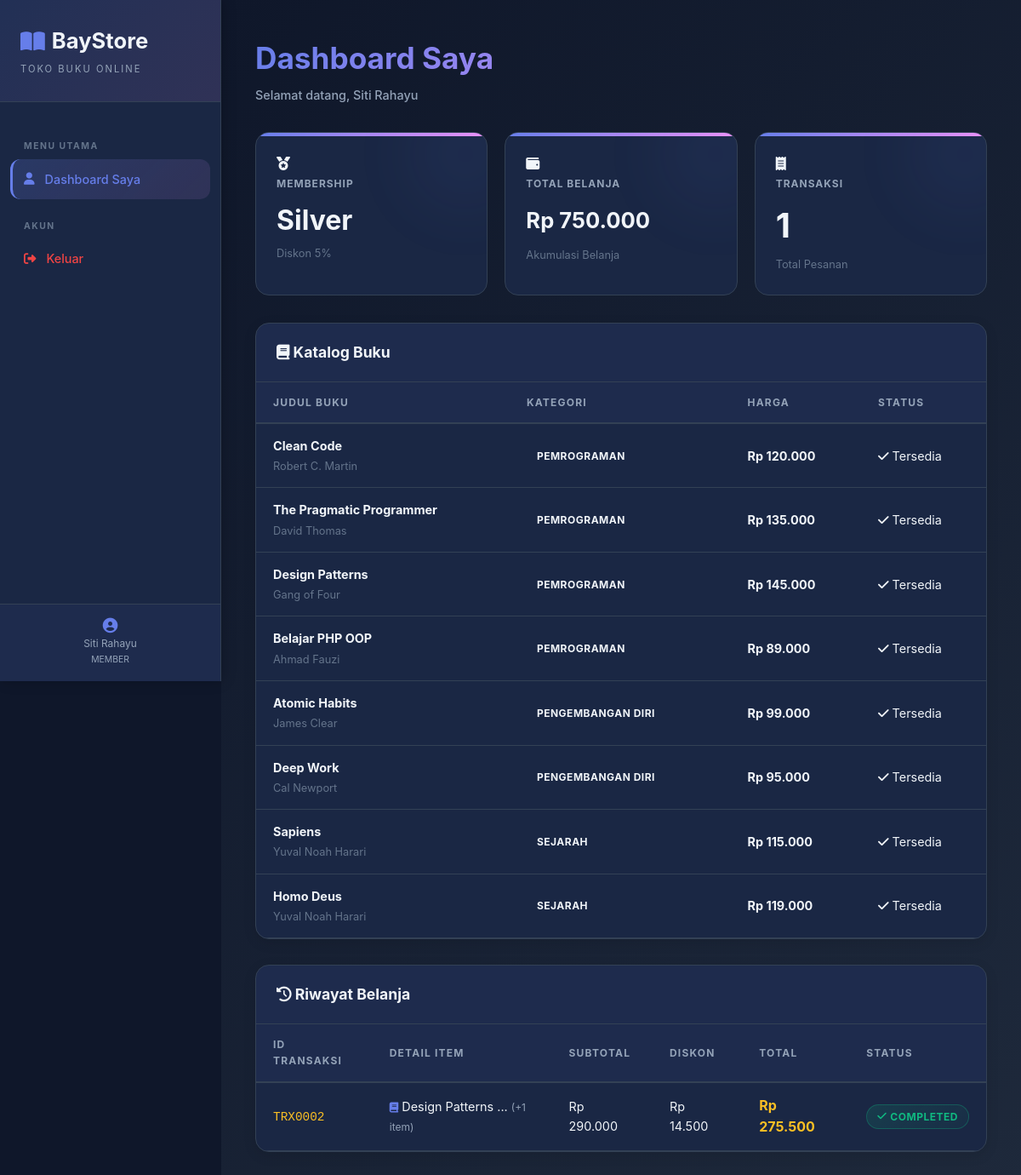
The page / (signed in) on the database its author committed.
### tables this page shows
CREATE TABLE IF NOT EXISTS members (
    id VARCHAR(10) PRIMARY KEY,
    name VARCHAR(100) NOT NULL,
    email VARCHAR(100) NOT NULL UNIQUE,
    phone VARCHAR(20) NOT NULL,
    membership_type ENUM('bronze', 'silver', 'gold') DEFAULT 'bronze',
    total_spent DECIMAL(15, 2) DEFAULT 0.00,
    join_date DATE NOT NULL,
    password VARCHAR(255) NULL,
    role ENUM('admin', 'member') DEFAULT 'member',
    created_at TIMESTAMP DEFAULT CURRENT_TIMESTAMP
);

CREATE TABLE IF NOT EXISTS books (
    id VARCHAR(10) PRIMARY KEY,
    title VARCHAR(255) NOT NULL,
    author VARCHAR(100) NOT NULL,
    category VARCHAR(100) NOT NULL,
    price DECIMAL(10, 2) NOT NULL,
    stock INT NOT NULL DEFAULT 0,
    isbn VARCHAR(20),
    description TEXT,
    created_at TIMESTAMP DEFAULT CURRENT_TIMESTAMP
);

CREATE TABLE IF NOT EXISTS transactions (
    id VARCHAR(15) PRIMARY KEY,
    member_id VARCHAR(10) NOT NULL,
    subtotal DECIMAL(15, 2) NOT NULL,
    discount DECIMAL(15, 2) NOT NULL DEFAULT 0.00,
    total DECIMAL(15, 2) NOT NULL,
    status ENUM('pending', 'completed', 'cancelled') DEFAULT 'pending',
    created_at TIMESTAMP DEFAULT CURRENT_TIMESTAMP,
    FOREIGN KEY (member_id) REFERENCES members(id) ON DELETE CASCADE
);

### index.php (the view, shortened to what the rows shown need)
<?php
$userRole = $_SESSION['role'] ?? 'member';
require_once __DIR__ . '/classes/DataStore.php';
$store = DataStore::getInstance();
$page  = $_GET['page'] ?? ($userRole === 'admin' ? 'dashboard' : 'member_dashboard');
if ($userRole === 'member') {
    $page = 'member_dashboard';
}
?>
<!DOCTYPE html>
<html lang="id">
<head>
    <link rel="stylesheet" href="https://cdnjs.cloudflare.com/ajax/libs/font-awesome/6.5.0/css/all.min.css">
</head>
<body>
<aside class="sidebar">
    <div class="logo">
        <h1><i class="fa-solid fa-book-open" style="color:var(--primary)"></i> BayStore</h1>
    </div>
</aside>
<main class="main">
<?php switch ($page):
case 'dashboard': ?>
<?php break;
case 'member_dashboard':
    $currentMember = $store->getMember($_SESSION['user_id']);
    $myTxs = $store->getMyTransactions($_SESSION['user_id']);
?>
<div class="page-header">
    <h2>Dashboard Saya</h2>
    <p>Selamat datang, <?= htmlspecialchars($currentMember->getName()) ?></p>
</div>
<div class="stats-grid">
    <div class="stat-card <?= $currentMember->getMembershipType() === 'gold' ? 'gold' : ($currentMember->getMembershipType() === 'silver' ? 'blue' : 'green') ?>">
        <div class="icon-bg"><i class="fa-solid fa-medal"></i></div>
        <div class="label">Membership</div>
        <div class="value" style="text-transform: capitalize; font-size: 2rem;"><?= $currentMember->getMembershipType() ?></div>
        <div class="sub">Diskon <?= $currentMember->getDiscount() * 100 ?>%</div>
    </div>
    <div class="stat-card purple">
        <div class="icon-bg"><i class="fa-solid fa-wallet"></i></div>
        <div class="label">Total Belanja</div>
        <div class="value" style="font-size:1.6rem; margin:14px 0 10px;">Rp <?= number_format($currentMember->getTotalSpent(),0,',','.') ?></div>
        <div class="sub">Akumulasi Belanja</div>
    </div>
    <div class="stat-card blue">
        <div class="icon-bg"><i class="fa-solid fa-receipt"></i></div>
        <div class="label">Transaksi</div>
        <div class="value"><?= count($myTxs) ?></div>
        <div class="sub">Total Pesanan</div>
    </div>
</div>
<div class="card" style="margin-top: 30px;">
    <div class="card-header"><h3><i class="fa-solid fa-book"></i> Katalog Buku</h3></div>
    <table>
        <thead><tr><th>Judul Buku</th><th>Kategori</th><th>Harga</th><th>Status</th></tr></thead>
        <tbody>
        <?php foreach ($store->getBooks() as $b): ?>
        <tr>
            <td>
                <strong><?= htmlspecialchars($b->getTitle()) ?></strong><br>
                <span style="font-size:0.8rem;color:var(--text-dim)"><?= htmlspecialchars($b->getAuthor()) ?></span>
            </td>
            <td><span class="badge"><?= htmlspecialchars($b->getCategory()) ?></span></td>
            <td style="color:var(--green)"><strong><?= $b->getFormattedPrice() ?></strong></td>
            <td><?= $b->isAvailable() ? '<span style="color:var(--green)"><i class="fa-solid fa-check"></i> Tersedia</span>' : '<span style="color:var(--error)"><i class="fa-solid fa-xmark"></i> Habis</span>' ?></td>
        </tr>
        <?php endforeach; ?>
        </tbody>
    </table>
</div>
<div class="card" style="margin-top: 30px;">
    <div class="card-header"><h3><i class="fa-solid fa-clock-rotate-left"></i> Riwayat Belanja</h3></div>
    <?php if(empty($myTxs)): ?>
    <div class="empty">Belum ada transaksi.</div>
    <?php else: ?>
    <table>
        <thead><tr><th>ID Transaksi</th><th>Detail Item</th><th>Subtotal</th><th>Diskon</th><th>Total</th><th>Status</th></tr></thead>
        <tbody>
        <?php foreach ($myTxs as $txObj):
            $d = $txObj->toArray();
        ?>
        <tr>
            <td><code style="color:var(--accent)"><?= $d['id'] ?></code></td>
            <td class="tx-items">
                <?php if (!empty($d['items'])): ?>
                <div style="cursor:pointer; transition:var(--transition);" onclick="viewDetail('<?= $d['id'] ?>')" onmouseover="this.style.color='var(--primary)'" onmouseout="this.style.color=''">
                    <i class="fa-solid fa-book" style="color:var(--primary);font-size:0.75rem"></i>
                    <?= htmlspecialchars($d['items'][0]['book'] ?? '') ?>
                    <?= count($d['items']) > 1 ? '... <span style="font-size:0.75rem;color:var(--text-muted)">(+' . (count($d['items'])-1) . ' item)</span>' : '' ?>
                </div>
                <?php else: ?>
                <span style="color:var(--text-muted)">-</span>
                <?php endif; ?>
            </td>
            <td><?= $d['subtotal'] ?></td>
            <td style="color:var(--green)"><?= $d['discount'] ?></td>
            <td style="color:var(--accent);font-weight:700;font-size:1rem"><?= $d['total'] ?></td>
            <td>
                <?php if ($d['status'] === 'pending'): ?>
                    <span class="badge badge-pending"><i class="fa-regular fa-clock"></i> Pending</span>
                <?php elseif ($d['status'] === 'completed'): ?>
                    <span class="badge badge-success"><i class="fa-solid fa-check"></i> Completed</span>
                <?php else: ?>
                    <span class="badge" style="background: rgba(239, 68, 68, 0.15); color: var(--error); border: 1px solid rgba(239, 68, 68, 0.3);"><i class="fa-solid fa-xmark"></i> Cancelled</span>
                <?php endif; ?>
            </td>
        </tr>
        <?php endforeach; ?>
        </tbody>
    </table>
    <?php endif; ?>
</div>
<?php break;
default: ?>
<?php endswitch; ?>
</main>
</body>
</html>

### rows shown on the page
members: name "Siti Rahayu", membership_type "Silver", $currentMember->getDiscount()*100 "5", total_spent "750.000"
books: title "Clean Code", author "Robert C. Martin", category "PEMROGRAMAN", price "Rp 120.000", stock "Tersedia"
books: title "The Pragmatic Programmer", author "David Thomas", category "PEMROGRAMAN", price "Rp 135.000", stock "Tersedia"
books: title "Design Patterns", author "Gang of Four", category "PEMROGRAMAN", price "Rp 145.000", stock "Tersedia"
books: title "Belajar PHP OOP", author "Ahmad Fauzi", category "PEMROGRAMAN", price "Rp 89.000", stock "Tersedia"
books: title "Atomic Habits", author "James Clear", category "PENGEMBANGAN DIRI", price "Rp 99.000", stock "Tersedia"
books: title "Deep Work", author "Cal Newport", category "PENGEMBANGAN DIRI", price "Rp 95.000", stock "Tersedia"
books: title "Sapiens", author "Yuval Noah Harari", category "SEJARAH", price "Rp 115.000", stock "Tersedia"
books: title "Homo Deus", author "Yuval Noah Harari", category "SEJARAH", price "Rp 119.000", stock "Tersedia"
transactions: id "TRX0002", count($d['items'])-1 "1", subtotal "Rp 290.000", discount "Rp 14.500", total "Rp 275.500", status "completed" (drawn)

### other values the page prints
$_SESSION['user_name'] "Siti Rahayu"
$userRole "MEMBER"
count($myTxs) "1"
